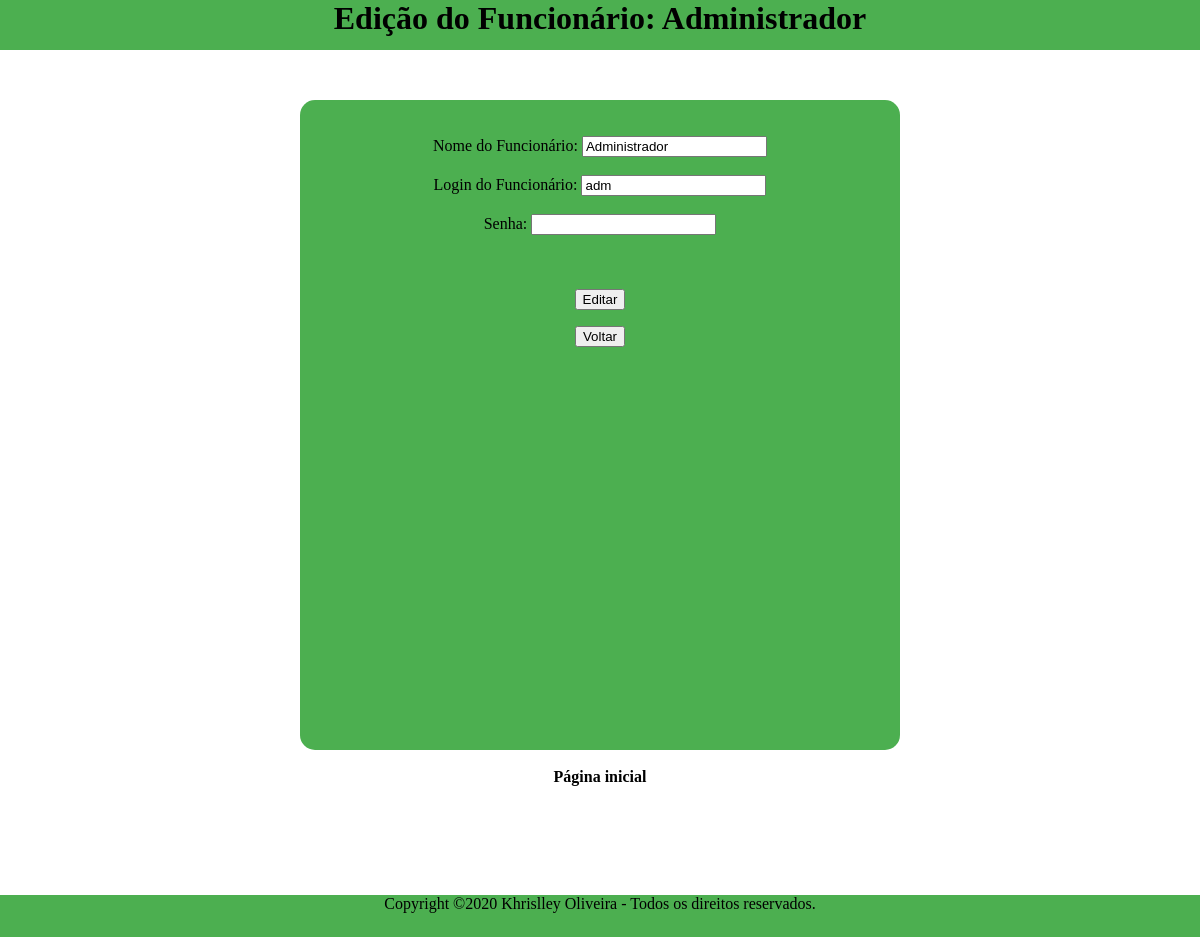
Page /editarFuncionario.php?codiFunc=1 (signed in) on the committed database.
### tables this page shows
CREATE TABLE `funcionario` (
  `CODI_FUNC` int NOT NULL AUTO_INCREMENT,
  `NOME_FUNC` varchar(120) NOT NULL,
  `LOGIN_FUNC` varchar(50) NOT NULL,
  `SENHA_FUNC` varchar(120) NOT NULL,
  PRIMARY KEY (`CODI_FUNC`)
);

### editarFuncionario.php (the view, shortened to what this page needs)
<?php
include_once("db.php");
?>
<html>
<head>
    <link rel="stylesheet" href="./style.css">
</head>
<body>
    <?php
    $codiFunc = $_REQUEST["codiFunc"];
    $dadosFunc = $conexao->query("SELECT * FROM FUNCIONARIO WHERE CODI_FUNC = $codiFunc;");
    $umFunc = $dadosFunc->fetch_array();
    ?>
    <header>
        <h1>Edição do Funcionário: <?php echo $umFunc["NOME_FUNC"]; ?> </h1>
    </header>
    <div class="conteudo">
        <div class="editar"><br><br>
            <form action="editarFuncionario.php">
                <label for="nomeFunc">Nome do Funcionário: </label><input type="text" name="nomeFunc" id="nomeFunc" value="<?php echo $umFunc["NOME_FUNC"]; ?>">
                <br><br>
                <label for="loginFunc">Login do Funcionário: </label><input type="text" name="loginFunc" id="loginFunc" value="<?php echo $umFunc["LOGIN_FUNC"]; ?>">
                <br><br>
                <label for="senhaFunc">Senha: </label><input type="password" name="senhaFunc" id="senhaFunc">
                <br><br>
                <br><br>
                <input type="submit" value="Editar">
            </form>
            <form action="selecionarFuncionarioEditar.php">
                <input type="submit" value="Voltar">
            </form>
        </div><br>
        <a href="menu.php">Página inicial</a>
    </div>
    <footer id="footer" style="font-size: 16px">
        Copyright ©2020 Khrislley Oliveira - Todos os direitos reservados.
    </footer>
</body>
</html>

### style.css (style rules this page uses)
html { font-family: 'Baloo2'; }
body { font-family: 'Baloo2'; height: 800px; text-align: center; text-decoration: none; margin: 0px; }
header { height: 50px; background-color: #4CAF50; margin: 0px auto; position: relative; }
footer { height: 42px; width: auto; background-color: #4CAF50; margin: 0px; position: relative; }
a { text-decoration: none; color: black; font-weight: bold; }
.conteudo { height: 795px; }
.editar { background-color: #4CAF50; height: 650px; width: 600px; margin: 0px auto; margin-top: 50px; position: relative; border-radius: 15px; }

### rows in the picture
funcionario: NOME_FUNC "Administrador", nomeFunc "Administrador", loginFunc "adm"
